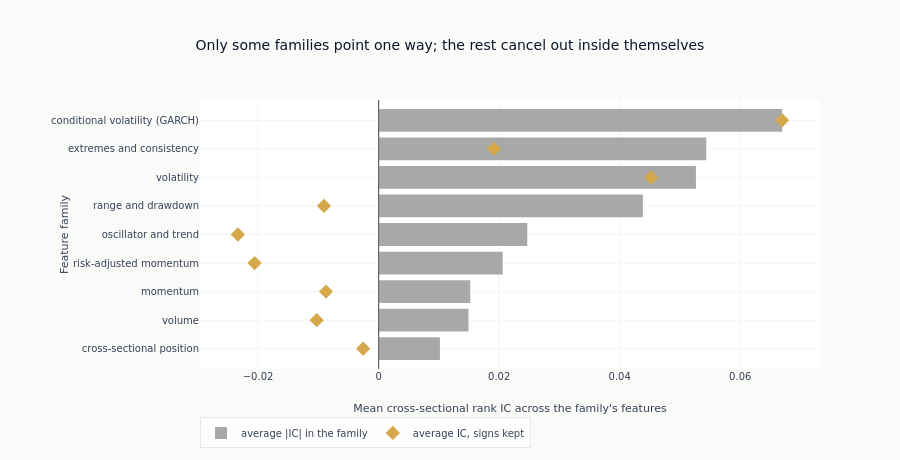

Notebook cell for this chart:
### Markdown cell above
### Where the association sits, by family

The register's families are the groups a reader would think in, so the association is
summarized over them: how large it is on average within the family, and whether the
family points one way or cancels out inside itself. A family whose features disagree in
direction is not a family carrying a signal, it is a label over several different ones.

### Code cell
fdr_sig_set = set(eval_summary.filter(pl.col("fdr_sig").fill_null(False))["feature"].to_list())

family_summary = (
    pl.DataFrame(
        {
            "family": [families[f] for f in ic_results],
            "ic": [ic_results[f]["mean_ic"] for f in ic_results],
            "fdr_sig": [f in fdr_sig_set for f in ic_results],
        }
    )
    .group_by("family")
    .agg(
        pl.len().alias("n_features"),
        pl.col("ic").abs().mean().alias("avg_abs_ic"),
        pl.col("ic").mean().alias("avg_ic"),
        pl.col("fdr_sig").sum().alias("n_fdr_sig"),
    )
    .sort("avg_abs_ic", descending=True)
)

fig = go.Figure()
fig.add_trace(
    go.Bar(
        x=family_summary["avg_abs_ic"].to_list()[::-1],
        y=family_summary["family"].to_list()[::-1],
        orientation="h",
        marker_color=GRAY_FILLS["muted"],
        name="average |IC| in the family",
    )
)
fig.add_trace(
    go.Scatter(
        x=family_summary["avg_ic"].to_list()[::-1],
        y=family_summary["family"].to_list()[::-1],
        mode="markers",
        marker=dict(color=COLORS["amber"], size=11, symbol="diamond"),
        name="average IC, signs kept",
    )
)
fig.add_vline(x=0, line=dict(color=GRAY_FILLS["border"], width=1))
fig.update_layout(
    template="ml4t",
    height=460,
    width=900,
    title_text="Only some families point one way; the rest cancel out inside themselves",
    xaxis_title="Mean cross-sectional rank IC across the family's features",
    yaxis_title="Feature family",
    legend=dict(orientation="h", y=-0.18),
    margin=dict(l=200),
)
style.show_plotly_with_alt(
    fig,
    "Horizontal bars of the average absolute rank IC within each feature family, with an amber "
    "diamond for the average signed IC. Conditional volatility and volatility keep their "
    "sign, their diamonds sitting near the end of their bars, and the oscillator and "
    "risk-adjusted-momentum families point as consistently the other way, their diamonds "
    "as far to the left as their bars are long. Only range-and-drawdown and cross-sectional "
    "position have a diamond near zero against a much longer bar, which is what cancelling "
    "inside a family looks like.",
)

### Figure 1 — Plotly figure (JSON) as saved in the notebook; plotly's stock layout.template omitted (floating-point values rounded to 4 significant figures)
{"data": [{"marker": {"color": "#a8a8a8"}, "name": "average |IC| in the family", "orientation": "h", "type": "bar", "x": [0.01017, 0.01492, 0.0152, 0.02058, 0.02467, 0.04384, 0.05265, 0.05436, 0.06695], "y": ["cross-sectional position", "volume", "momentum", "risk-adjusted momentum", "oscillator and trend", "range and drawdown", "volatility", "extremes and consistency", "conditional volatility (GARCH)"]}, {"marker": {"color": "#D4A84B", "size": 11, "symbol": "diamond"}, "mode": "markers", "name": "average IC, signs kept", "type": "scatter", "x": [-0.002569, -0.01027, -0.008731, -0.02058, -0.02335, -0.009067, 0.04523, 0.01913, 0.06695], "y": ["cross-sectional position", "volume", "momentum", "risk-adjusted momentum", "oscillator and trend", "range and drawdown", "volatility", "extremes and consistency", "conditional volatility (GARCH)"]}], "layout": {"height": 460, "legend": {"orientation": "h", "y": -0.18}, "margin": {"l": 200}, "shapes": [{"line": {"color": "#666666", "width": 1}, "type": "line", "x0": 0, "x1": 0, "xref": "x", "y0": 0, "y1": 1, "yref": "y domain"}], "title": {"text": "Only some families point one way; the rest cancel out inside themselves"}, "width": 900, "xaxis": {"title": {"text": "Mean cross-sectional rank IC across the family's features"}}, "yaxis": {"title": {"text": "Feature family"}}}}
